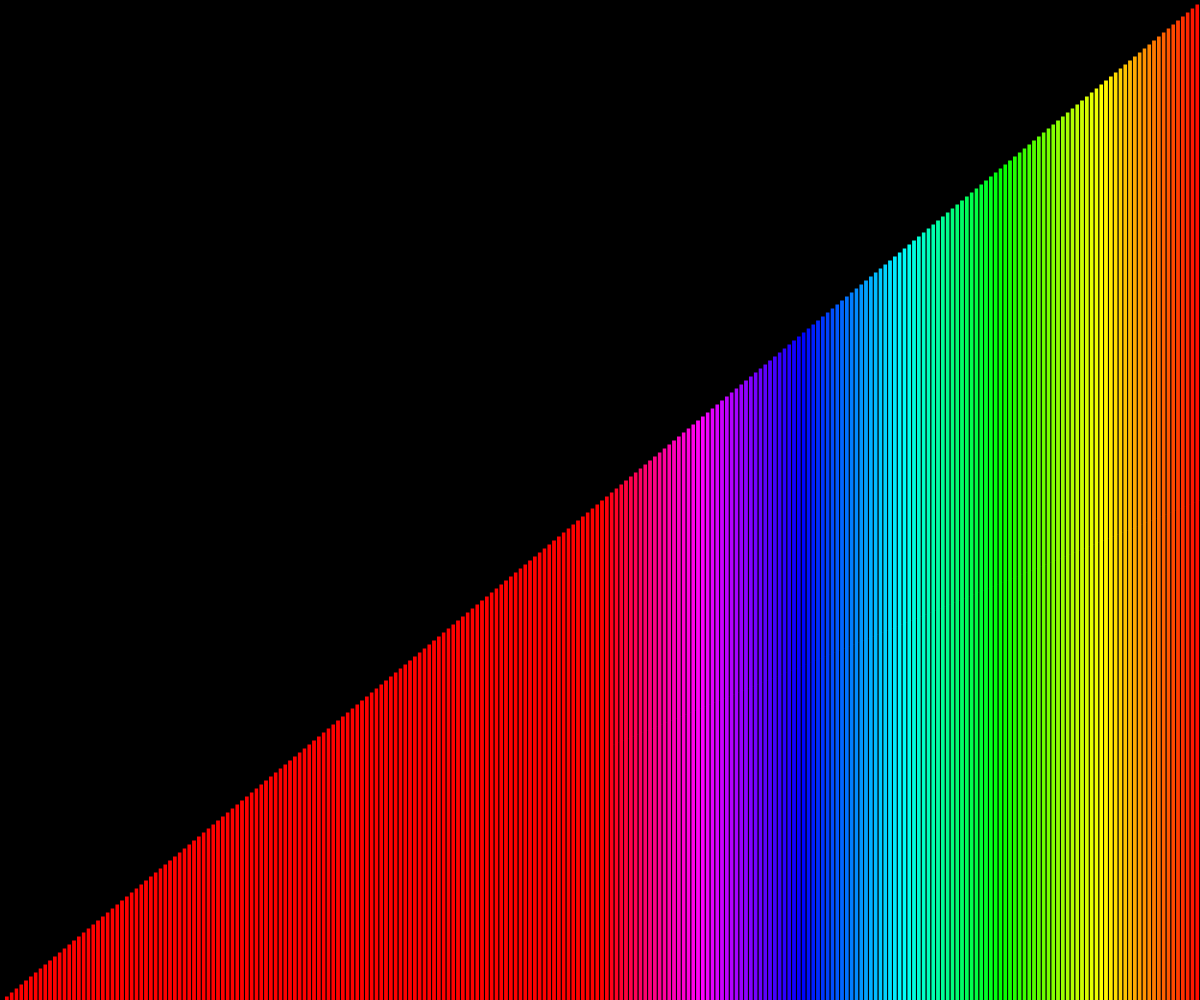
Frame 1 (no input)
Frame 60 (no input): identical to frame 1, image omitted
Frame 120 (the mouse pressed at the canvas centre since frame 60): identical to frame 1, image omitted

The p5.js sketch that drew this single still picture (run headless with seeded random() and noise() and a simulated clock; from frame 60 on, the mouse is pressed at the canvas centre):

// p5.js sketch
// ── sketch.js
var length = 500;
var width = 500;
var items = [];
var n = 250;
var index = 0;
var iterations = [];
function setup() {
  // put setup code here
  length = windowWidth;
  width = windowHeight;
  createCanvas(windowWidth , windowHeight);
  for (var i = n; i >= 0; i--) {
    items.push(new Bar(i,i/n*windowHeight));
  }

  randomize(items);

 
    

  mergeSort(0,0,null);
    

    
}




function mergeSort(l, r, temp)
{
  //console.log(l,r,temp)
  if(temp == null)
  {
    r = items.length;
    temp = [];
    for (var i = items.length - 1; i >= 0; i--) {
      temp.push(null);
    }
  }
  
  if(1<r-l)
  {
    var c = ((l+r+1)/2)|0;
    
    mergeSort(l,c,temp);
    mergeSort(c,r,temp);

    var t  = l;
    var p1 = l;
    var p2 = c;
    while(t != r)
    {
      
      if(p2 == r || (p1<c && items[p1].height<items[p2].height))
      {
        temp[t] = items[p1].height;
        
        p1+=1;
      }
      else
      {
        temp[t] = items[p2].height;
       
        p2+=1;
      }
      t+=1;
      
    }
    for (var i = l; i < r; i++) {
      items[i].height = temp[i];
      
    }
  }
}


function draw() {
  //noStroke();

    background('black');
    for (var i = items.length - 1; i >= 0; i--) {
      
      items[i].display();
      
      

    }



   

  



}


function Bar(pos,height)
{
  this.pos = pos;
  this.height = height;

  this.move = function(newPos)
  {
    this.pos = newPos;
  }
  this.display = function ()
  {
    colorMode(HSB,100);
    fill(this.height/500*100,100,100);
    rectMode(CORNERS);
    rect(width/n*this.pos,length, width/n*this.pos+width/n,this.height);
  }


}
function randomize(items)
{
  for (var j = 10; j >= 0; j--) {
    for (var i = items.length - 1; i >= 0; i--) {
        index = int(random(items.length));
        var temp = items[i].height;
        items[i].height = items[index].height;
        items[index].height = temp;
  }
}

}
